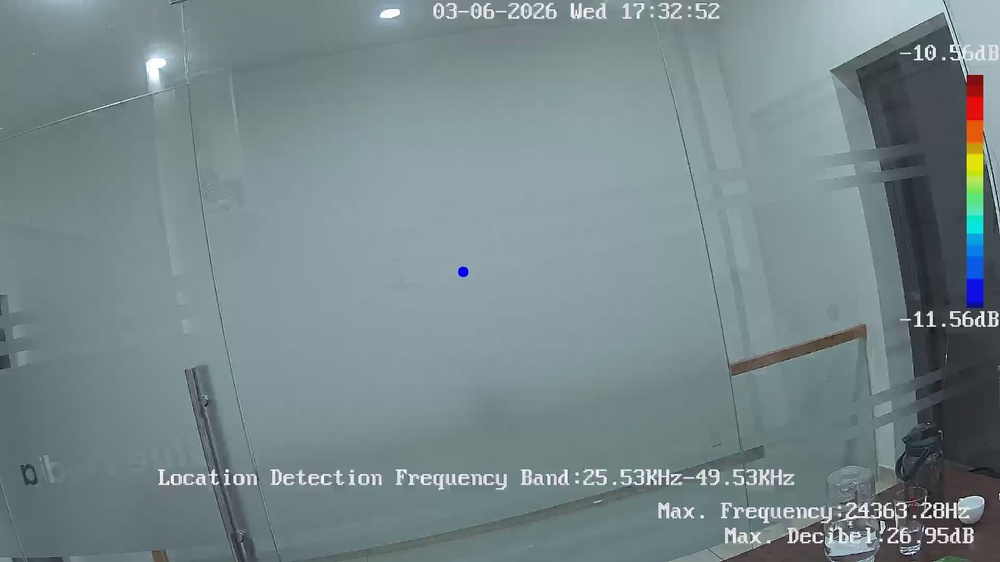
#> input picture scratch/debug_pd_frame.jpg, 1000 x 562 px, shrunk from 1920 x 1080 before the run, found by its file name
$ python analyze_pd_image.py
#> lines starting #> are read from the running program, lines starting #| are printed output that depends on the picture
import cv2
import numpy as np

img = cv2.imread("/home/admin-/.gemini/antigravity/brain/e3609fcc-ee12-4ad4-9aee-949fcfd4a861/debug_pd_frame.jpg")
#> img is the input picture: shape (562, 1000, 3); mean B, G, R 138.9, 135.5, 119.1
if img is not None:
    h, w, c = img.shape
#> h = 562; w = 1000; c = 3
    hsv = cv2.cvtColor(img, cv2.COLOR_BGR2HSV)
#> hsv: shape (562, 1000, 3); mean H, S, V 95.1, 39.2, 139.9

    # Define bounding box for PD_2
    # x from 0.70 * w to 0.90 * w
    # y from 0.42 * h to 0.70 * h
    x_start, x_end = int(0.70 * w), int(0.90 * w)
#> x_start = 700; x_end = 900
    y_start, y_end = int(0.42 * h), int(0.70 * h)
#> y_start = 236; y_end = 393

    roi_hsv = hsv[y_start:y_end, x_start:x_end]
#> roi_hsv: shape (157, 200, 3); mean H, S, V 90.1, 39.8, 142.2
    roi_bgr = img[y_start:y_end, x_start:x_end]
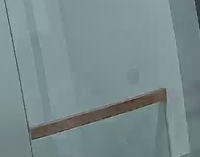
#> roi_bgr: shape (157, 200, 3); mean B, G, R 141.2, 138.6, 121

    # Let's find pixels with high Saturation or Value
    print(f"Analyzing ROI (PD_2 region) size: {roi_hsv.shape}")
#| Analyzing ROI (PD_2 region) size: (157, 200, 3)

    # Find pixels where S > 30 and V > 50
    # Let's see what hues are present
    flat_hsv = roi_hsv.reshape(-1, 3)
    flat_bgr = roi_bgr.reshape(-1, 3)

    # Filter pixels
    mask = (flat_hsv[:, 1] > 30) & (flat_hsv[:, 2] > 50)
    filtered_hsv = flat_hsv[mask]
    filtered_bgr = flat_bgr[mask]

    print("Found", len(filtered_hsv), "pixels with S > 30 and V > 50")
#| Found 30109 pixels with S > 30 and V > 50
    if len(filtered_hsv) > 0:
        # Group by hue
        hues = filtered_hsv[:, 0]
        # Print top 5 colors
        print("Hue range:", np.min(hues), "to", np.max(hues))
#| Hue range: 0 to 105
        # Let's print some pixels with red/orange/yellow hue (Hue < 40 or Hue > 140)
        red_mask = (hues < 40) | (hues > 140)
        red_hsv = filtered_hsv[red_mask]
#> red_hsv = 1240 rows, first 8: [16, 38, 102], [14, 35, 95], [8, 31, 90], [14, 31, 107], [14, 32, 103], [13, 41, 99], [14, 52, 94], [11, 58, 93]
        print("Found", len(red_hsv), "red/orange/yellow pixels")
#| Found 1240 red/orange/yellow pixels
        if len(red_hsv) > 0:
            print("Red/orange/yellow pixels HSV sample:")
            for i in range(min(10, len(red_hsv))):
                print(red_hsv[i])
#> this loop made 10 passes
#| [ 16  38 102]
#| [14 35 95]
#| [ 8 31 90]
#| [ 14  31 107]
#| [ 14  32 103]
#| [13 41 99]
#| [14 52 94]
#| [11 58 93]
#> (further printed lines are left out)
else:
    print("Failed to read image")
